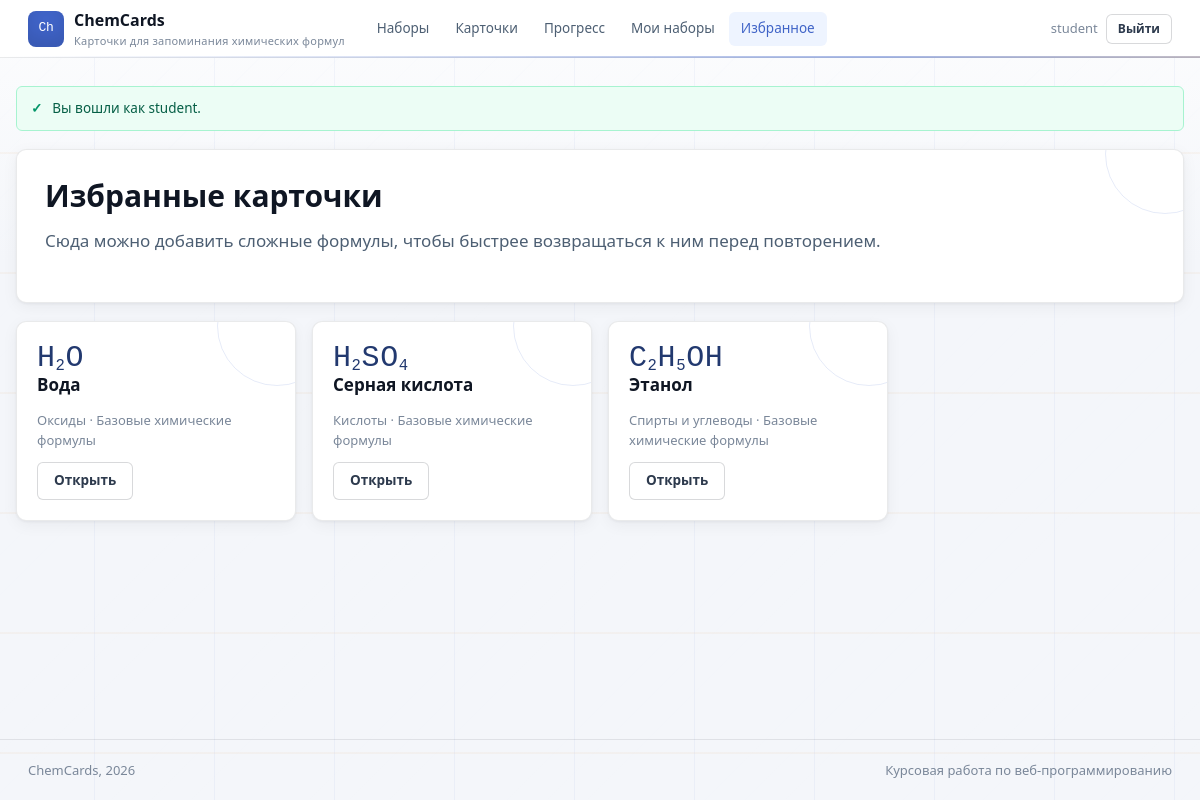
Page /favorites.php (signed in) on the committed database.
### tables this page shows
CREATE TABLE users (
  id INT UNSIGNED AUTO_INCREMENT PRIMARY KEY,
  username VARCHAR(50) NOT NULL UNIQUE,
  email VARCHAR(120) NOT NULL UNIQUE,
  password_hash VARCHAR(255) NOT NULL,
  role ENUM('user', 'admin') NOT NULL DEFAULT 'user',
  rating_points INT NOT NULL DEFAULT 1000,
  created_at TIMESTAMP NOT NULL DEFAULT CURRENT_TIMESTAMP
);

CREATE TABLE flashcards (
  id INT UNSIGNED AUTO_INCREMENT PRIMARY KEY,
  set_id INT UNSIGNED NOT NULL,
  category_id INT UNSIGNED NOT NULL,
  formula VARCHAR(80) NOT NULL,
  name VARCHAR(160) NOT NULL,
  difficulty TINYINT UNSIGNED NOT NULL DEFAULT 1,
  created_at TIMESTAMP NOT NULL DEFAULT CURRENT_TIMESTAMP,
  updated_at TIMESTAMP NULL DEFAULT NULL ON UPDATE CURRENT_TIMESTAMP,
  INDEX idx_flashcards_formula (formula),
  INDEX idx_flashcards_name (name),
  CONSTRAINT fk_flashcards_set
    FOREIGN KEY (set_id) REFERENCES flashcard_sets(id)
    ON DELETE CASCADE,
  CONSTRAINT fk_flashcards_category
    FOREIGN KEY (category_id) REFERENCES categories(id)
    ON DELETE RESTRICT
);

CREATE TABLE categories (
  id INT UNSIGNED AUTO_INCREMENT PRIMARY KEY,
  name VARCHAR(80) NOT NULL UNIQUE,
  description VARCHAR(255) NULL
);

CREATE TABLE flashcard_sets (
  id INT UNSIGNED AUTO_INCREMENT PRIMARY KEY,
  user_id INT UNSIGNED NULL,
  name VARCHAR(120) NOT NULL,
  description TEXT NULL,
  is_public TINYINT(1) NOT NULL DEFAULT 0,
  created_at TIMESTAMP NOT NULL DEFAULT CURRENT_TIMESTAMP,
  updated_at TIMESTAMP NULL DEFAULT NULL ON UPDATE CURRENT_TIMESTAMP,
  CONSTRAINT fk_sets_user
    FOREIGN KEY (user_id) REFERENCES users(id)
    ON DELETE CASCADE
);

### includes/functions.php (called while the page is built, shortened)
<?php
require_once __DIR__ . '/db.php';
function h($value): string
{
    return htmlspecialchars((string) $value, ENT_QUOTES, 'UTF-8');
}
function app_url(string $path = ''): string
{
    return BASE_URL . '/' . ltrim($path, '/');
}
function consume_flash(): array
{
    $items = $_SESSION['flash'] ?? [];
    return $items;
}
function current_user(): ?array
{
    static $loaded = false;
    static $user = null;
    if ($loaded) {
        return $user;
    }
    $loaded = true;
    $stmt = get_pdo()->prepare('SELECT id, username, email, role, rating_points, created_at FROM users WHERE id = ?');
    $stmt->execute([$_SESSION['user_id']]);
    $user = $stmt->fetch() ?: null;
    return $user;
}
function is_logged_in(): bool
{
    return current_user() !== null;
}
function is_admin(): bool
{
    $user = current_user();
    return $user && $user['role'] === 'admin';
}
function require_login(): void
{
    if (!is_logged_in()) {
        flash('warning', 'Войдите в аккаунт, чтобы открыть этот раздел.');
        redirect('login.php');
    }
}
function render_formula(string $formula): string
{
    $safe = h($formula);
    return preg_replace('/(\d+)/', '<sub>$1</sub>', $safe) ?? $safe;
}

### includes/db.php (called while the page is built, shortened)
<?php
function get_pdo(): PDO
{
    static $pdo = null;
    if ($pdo instanceof PDO) {
        return $pdo;
    }
    $dsn = 'mysql:host=' . DB_HOST . ';dbname=' . DB_NAME . ';charset=utf8mb4';
    $pdo = new PDO($dsn, DB_USER, DB_PASS, [
        PDO::ATTR_ERRMODE => PDO::ERRMODE_EXCEPTION,
        PDO::ATTR_DEFAULT_FETCH_MODE => PDO::FETCH_ASSOC,
        PDO::ATTR_EMULATE_PREPARES => false,
    ]);
    return $pdo;
}

### favorites.php (the view, shortened to what this page needs)
<?php
require_once __DIR__ . '/includes/functions.php';
require_login();
$user = current_user();
$stmt = get_pdo()->prepare(
    'SELECT f.*, c.name AS category, s.name AS set_name
     FROM favorites fav
     JOIN flashcards f ON f.id = fav.flashcard_id
     JOIN categories c ON c.id = f.category_id
     JOIN flashcard_sets s ON s.id = f.set_id
     WHERE fav.user_id = ?
     ORDER BY fav.created_at DESC'
);
$stmt->execute([$user['id']]);
$cards = $stmt->fetchAll();
include __DIR__ . '/includes/header.php';
?>
<section class="panel">
    <h1>Избранные карточки</h1>
    <p class="lead">Сюда можно добавить сложные формулы, чтобы быстрее возвращаться к ним перед повторением.</p>
</section>
<section class="grid" style="margin-top: 18px;">
    <?php foreach ($cards as $card): ?>
        <article class="card">
            <div class="formula" style="font-size: 30px;"><?= render_formula($card['formula']) ?></div>
            <h3><?= h($card['name']) ?></h3>
            <p class="meta"><?= h($card['category']) ?> · <?= h($card['set_name']) ?></p>
            <a class="button ghost" href="<?= h(app_url('card.php?id=' . $card['id'])) ?>">Открыть</a>
        </article>
    <?php endforeach; ?>
</section>
<?php include __DIR__ . '/includes/footer.php'; ?>

### includes/header.php (shortened to what this page needs)
<?php
$user = current_user();
$scriptName = str_replace('\\', '/', $_SERVER['SCRIPT_NAME'] ?? '');
$activePath  = trim($scriptName, '/');
?>
<!doctype html>
<html lang="ru">
<head>
    <link rel="stylesheet" href="<?= h(app_url('css/style.css')) ?>">
</head>
<body>
<header class="topbar">
    <a class="brand" href="<?= h(app_url('index.php')) ?>">
        <span class="brand-mark">Ch</span>
        <span>
            <strong><?= h(APP_NAME) ?></strong>
            <small><?= h(APP_SUBTITLE) ?></small>
        </span>
    </a>
    <nav class="nav" aria-label="Основная навигация">
        <?php
        $navLinks = [
            'sets.php'      => 'Наборы',
            'cards.php'     => 'Карточки',
            'stats.php'     => 'Прогресс',
        ];
        if ($user) {
            $navLinks['my_sets.php']   = 'Мои наборы';
            $navLinks['favorites.php'] = 'Избранное';
        }
        foreach ($navLinks as $href => $label):
            $isActive = substr($activePath, -strlen($href)) === $href;
        ?>
            <a href="<?= h(app_url($href)) ?>"
               <?= $isActive ? 'aria-current="page"' : '' ?>>
                <?= h($label) ?>
            </a>
        <?php endforeach; ?>
    </nav>
    <div class="account">
        <?php if ($user): ?>
            <span><?= h($user['username']) ?></span>
            <a class="button ghost sm" href="<?= h(app_url('logout.php')) ?>">Выйти</a>
        <?php else: ?>
            <a class="button ghost sm" href="<?= h(app_url('login.php')) ?>">Войти</a>
            <a class="button sm" href="<?= h(app_url('register.php')) ?>">Регистрация</a>
        <?php endif; ?>
    </div>
</header>
<main class="container">
    <?php foreach (consume_flash() as $item): ?>
        <div class="alert <?= h($item['type']) ?>"><?= h($item['message']) ?></div>
    <?php endforeach; ?>

### rows in the picture
users: username "student"
flashcards: formula "H 2 O", name "Вода", category.name "Оксиды", set.name "Базовые химические формулы"
flashcards: formula "H 2 SO 4", name "Серная кислота", category.name "Кислоты", set.name "Базовые химические формулы"
flashcards: formula "C 2 H 5 OH", name "Этанол", category.name "Спирты и углеводы", set.name "Базовые химические формулы"

### other values in the picture
APP_NAME "ChemCards"
APP_SUBTITLE "Карточки для запоминания химических формул"
$label "Наборы"
$label "Карточки"
$label "Прогресс"
$label "Мои наборы"
$label "Избранное"
$item['message'] "Вы вошли как student."
